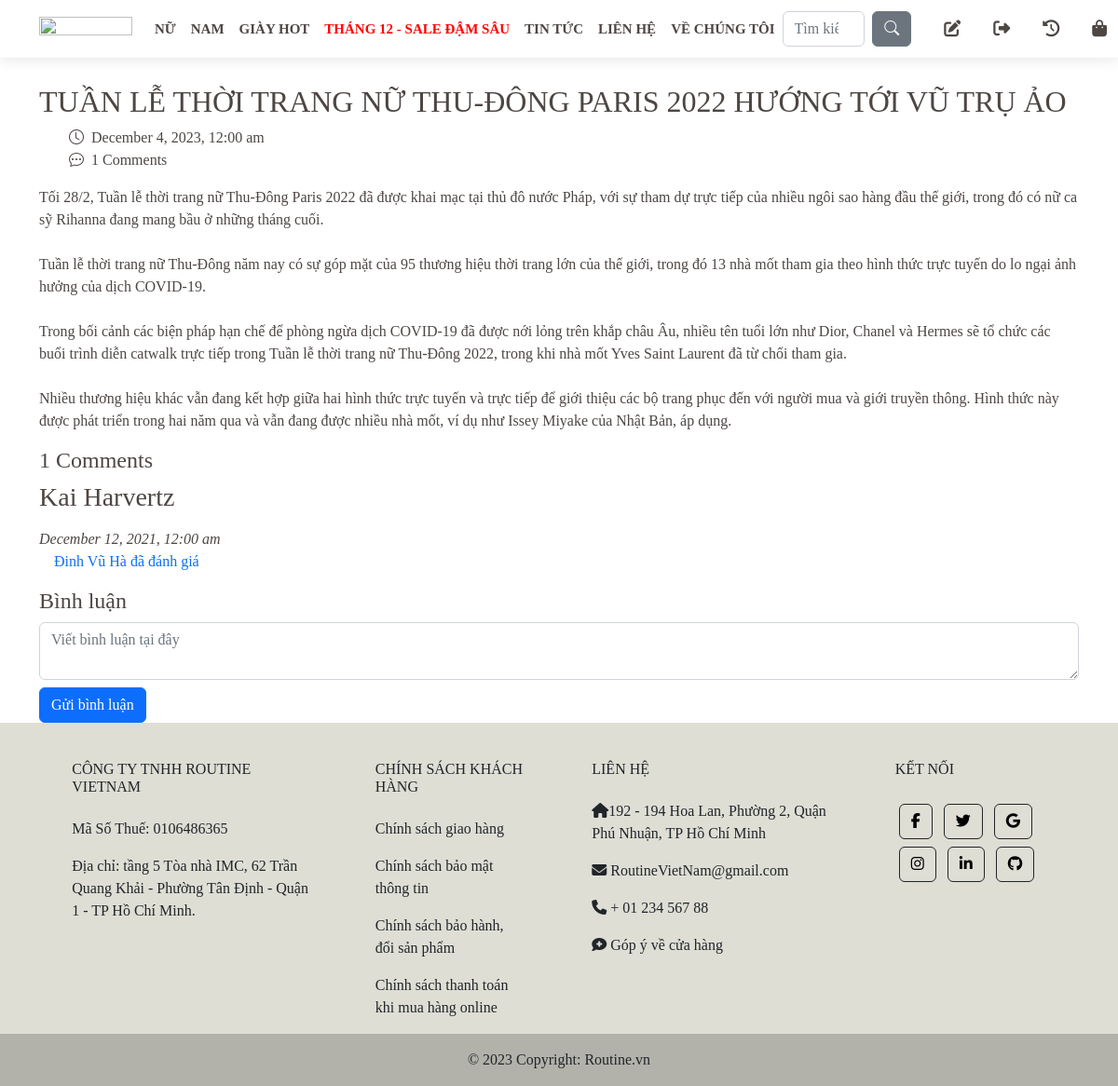
The app's page /index.php?page=main&controller=detail_blog&id=2&action=index (signed in) with its own data.
### tables this page shows
CREATE TABLE `news` (
  `id` int(11) NOT NULL,
  `status` tinyint(1) DEFAULT NULL,
  `date` datetime DEFAULT NULL,
  `description` varchar(1000) DEFAULT NULL,
  `content` varchar(10000) DEFAULT NULL,
  `title` varchar(255) DEFAULT NULL
);

CREATE TABLE `comment` (
  `id` int(11) NOT NULL,
  `date` datetime DEFAULT NULL,
  `approved` tinyint(1) DEFAULT NULL,
  `content` varchar(10000) DEFAULT NULL,
  `news_id` int(11) DEFAULT NULL,
  `user_id` varchar(255) DEFAULT NULL,
  `parent` int(11) DEFAULT NULL
);

### controllers/main/detail_blog_controller.php (called while the page is built, shortened)
<?php
require_once('controllers/main/base_controller.php');
require_once('models/news.php');
require_once('models/comment.php');
class DetailBlogController extends BaseController
{
	public function index()
	{
		$newses = News::getAllShow();
		$recent = News::recentNews();
		foreach ($newses as $news)
		{
			$news->comments = Comment::getCommentByNews($news->id);
		}
		$count = intdiv(count($newses), 4) + 1;
		$data = array('newses' => $newses, 'recent' => $recent, 'count' => $count);
		$this->render('index', $data);
	}
}

### routes.php (called while the page is built, shortened)
<?php
$controller = new $klass;
$controller->$action();

### index.php (called while the page is built, shortened)
<?php
require_once('routes.php');

### models/news.php (called while the page is built, shortened)
<?php
class News
{
    public function __construct($id, $status, $date, $title, $description, $content)
    {
        $this->id = $id;
        $this->date = $date;
        $this->title = $title;
        $this->content = $content;
    }
    static function getAllShow()
    {
        $db = DB::getInstance();
        $req = $db->query("SELECT * FROM news WHERE status=1 ORDER BY date DESC");
        $lnews = [];
        foreach ($req->fetch_all(MYSQLI_ASSOC) as $news)
        {
            $lnews[] = new News(
                $news['id'],
                $news['status'],
                $news['date'],
                $news['title'],
                $news['description'],
                $news['content']
            );
        }
        return $lnews;
    }
}
?>

### models/comment.php (called while the page is built, shortened)
<?php
class Comment
{
    public function __construct($id, $date, $approved, $content, $news_id, $user_id, $news_title, $user_name, $parent)
    {
        $this->id = $id;
        $this->date = $date;
        $this->content = $content;
        $this->user_name = $user_name;
    }
    static function getCommentByNews($news_id)
    {
        $db = DB::getInstance();
        $req = $db->query("SELECT
        C.id AS id,
        C.date AS date,
        C.approved AS approved,
        C.content AS content,
        C.news_id AS news_id,
        C.user_id AS user_id,
        N.title AS title,
        U.fname AS fname,
        U.lname AS lname,
        C.parent AS parent
        FROM comment AS C, user AS U, news AS N WHERE C.news_id = N.id AND C.user_id = U.email AND C.news_id = $news_id AND C.approved = 1 AND C.parent IS NULL ORDER BY C.date DESC;");
        $comments = [];
        foreach ($req->fetch_all(MYSQLI_ASSOC) as $comment) {
            $comments[] = new Comment(
                $comment['id'],
                $comment['date'],
                $comment['approved'],
                $comment['content'],
                $comment['news_id'],
                $comment['user_id'],
                $comment['title'],
                $comment['fname'] . ' ' . $comment['lname'],
                $comment['parent']
            );
        }
        return $comments;
    }
}

### views/main/detail_blog/index.php (the view, shortened to what this page needs)
<?php
include_once('views/main/navbar.php');
$id = $_GET['id'];
?>
<body>
    <?php
  foreach ($newses as $news) {
    if ($id == $news->id) {
      echo '
  <section id="blog" class="blog" style="margin-top: 7.5%;">
    <div class="container" data-aos="fade-up">
      <div class="row">
        <div class="col-lg-12 entries">
          <article class="entry entry-single">
            <h2>
              ' . $news->title . '
            </h2>
            <div class="entry-meta">
              <ul>
                <li class="d-flex align-items-center"><i class="bi bi-clock me-2"></i><time>' . date("F j, Y, g:i a", strtotime($news->date)) . '</time></li>
                <li class="d-flex align-items-center"><i class="bi bi-chat-dots me-2"></i>' . count($news->comments) . ' Comments</li>
              </ul>
            </div>
            <div class="entry-content">
              <p>
                ' . $news->content . '
              </p>
            </div>
          </article>
          <div class="blog-comments">
            <h4 class="comments-count">' . count($news->comments) . ' Comments</h4>';
      foreach ($news->comments as $comment) {
        echo '
            <div id="comment-' . $comment->id . '" class="comment">
              <div class="d-flex">
                <div>
                  <h3><p href="" >' . $comment->user_name . '</p></h3>
                  <time class="fst-italic">' . date("F j, Y, g:i a", strtotime($comment->date)) . '</time>
                  <p class="mx-3 text-primary">
                    ' . $comment->content . '
                  </p>
                </div>
              </div>
            </div>';
      }
      echo '
      <div class="reply-form">
          <h4>Bình luận</h4>';
      if(isset($_SESSION["guest"])) {
          echo '
          <div class="row">
              <div class="col form-group">
                  <textarea name="comment" class="form-control" placeholder="Viết bình luận tại đây"></textarea>
              </div>
          </div>
          <button class="btn btn-primary btn-comment mt-2" data-news=' . $news->id . ' data-parent="" data-user="' . $_SESSION["guest"] . '">Gửi bình luận</button>';
      } else {
          echo '<p style="color: red;">Bạn cần đăng nhập trước khi bình luận</p>';
      }
      echo '
      </div>
      </div>
      </div>
      </div>
      </div>
      </section>';
    }
  } ?>
</body>
<?php
include_once('views/main/footer.php');
?>

### assets/stylesheets/style.css (style rules this page uses)
body { font-family: 'Hanken Grotesk'; color: #4d4643; }

### assets/stylesheets/main/services.css (style rules this page uses)
li { list-style: none; }

### records on screen
news: title "TUẦN LỄ THỜI TRANG NỮ THU-ĐÔNG PARIS 2022 HƯỚNG TỚI VŨ TRỤ ẢO", date "December 4, 2023, 12:00 am", count($news->comments) "1", content "Tối 28/2, Tuần lễ thời trang nữ Thu-Đông Paris 2022 đã được khai mạc tại thủ đô nước Pháp, với sự tham dự trực tiếp của nhiều ngôi sao hàng đầu thế giới, trong đó có nữ ca sỹ Rihanna đang mang bầu ở những tháng cuối. Tuần lễ thời trang nữ Thu-Đông năm nay có sự góp mặt của 95 thương hiệu thời trang lớn của thế giới, trong đó 13 nhà mốt tham gia theo hình thức trực tuyến do lo ngại ảnh hưởng của dịch COVID-19. Trong bối cảnh các biện pháp hạn chế để phòng ngừa dịch COVID-19 đã được nới lỏng trên khắp châu Âu, nhiều tên tuổi lớn như Dior, Chanel và Hermes sẽ tổ chức các buổi trình diễn catwalk trực tiếp trong Tuần lễ thời trang nữ Thu-Đông 2022, trong khi nhà mốt Yves Saint Laurent đã từ chối…"
comment: user_name "Kai Harvertz", date "December 12, 2021, 12:00 am", content "Đinh Vũ Hà đã đánh giá"
